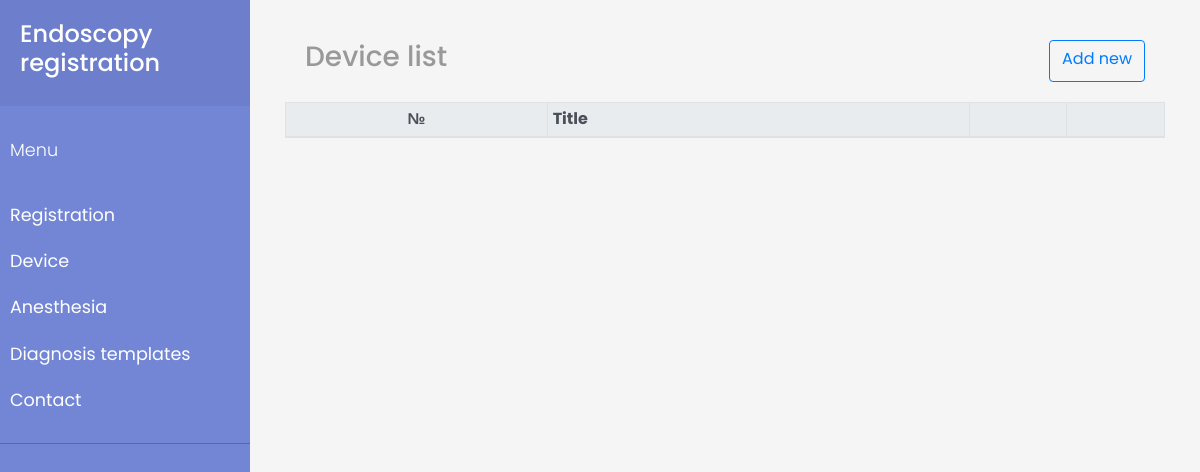
The app's page /templates/device, older data.
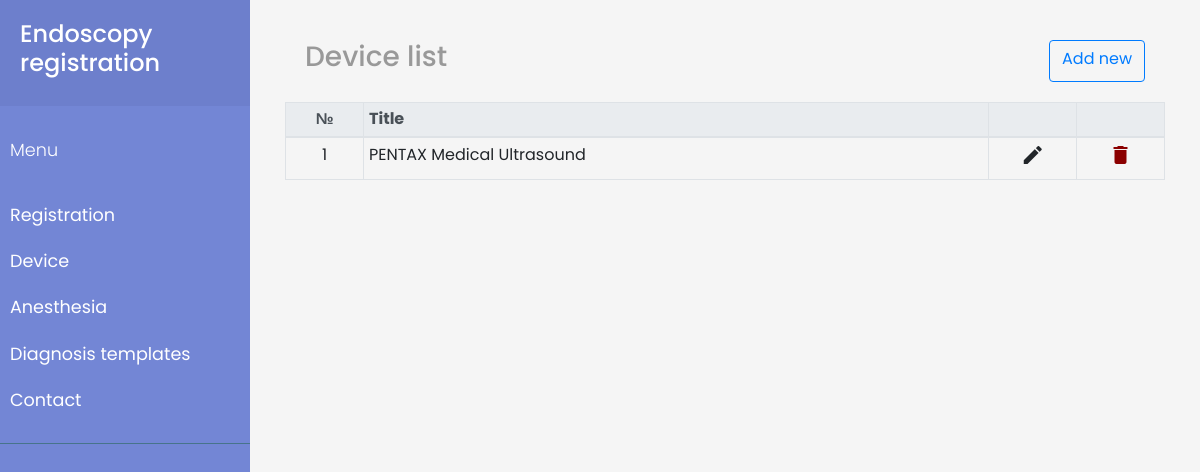
The same page, newer data.
### endostemplates/models.py (models this page shows)
class Device(models.Model):
    name = models.CharField(max_length=255)

### endostemplates/views.py (the view)
# urls.py: path('device', views.IndexTemplateView.as_view(), name='device_page'),
class IndexTemplateView(generic.ListView):
    template_name = 'device_list.html'
    def get_queryset(self):
        return Device.objects.all()

### endostemplates/templates/device_list.html
{% extends 'base.html' %}
{% block content_list %}
<div class="col-12">
<div style="display: flex; justify-content: space-between; margin: 20px;">
    <p class="h3"> Device list </p>
    <a href="device/new" class="btn btn-outline-primary"> Add new </a>
</div>
    <table class="table table-bordered table-sm">
      <thead class="thead-light">
        <tr>
          <th scope="col" class="text-center">№</th>
          <th scope="col">Title</th>
          <th></th>
          <th></th>
        </tr>
      </thead>
      <tbody>
    {% for instance in object_list %}
        <tr>
             <td class="text-center">{{ instance.id }}</td>
             <td> <a href='{{ request.path }}/update/{{ instance.id }}'>{{ instance.name }}</a> </td>
             <td style="text-align: center; width: 10%;"> <a href="{{ request.path }}/update/{{ instance.id }}"><i class="material-icons">&#xE254;</i></a> </td>
             <td style="text-align: center; width: 10%;"> <a href="{{ request.path }}/delete/{{ instance.id }}" style="color: darkred"><i class="material-icons">&#xE872;</i></a> </td>
        </tr>
    {% endfor %}
      </tbody>
    </table>
</div>
{% endblock %}

Row changes from the older to the newer data that the page shows:
added Device: id "1", name "PENTAX Medical Ultrasound"
